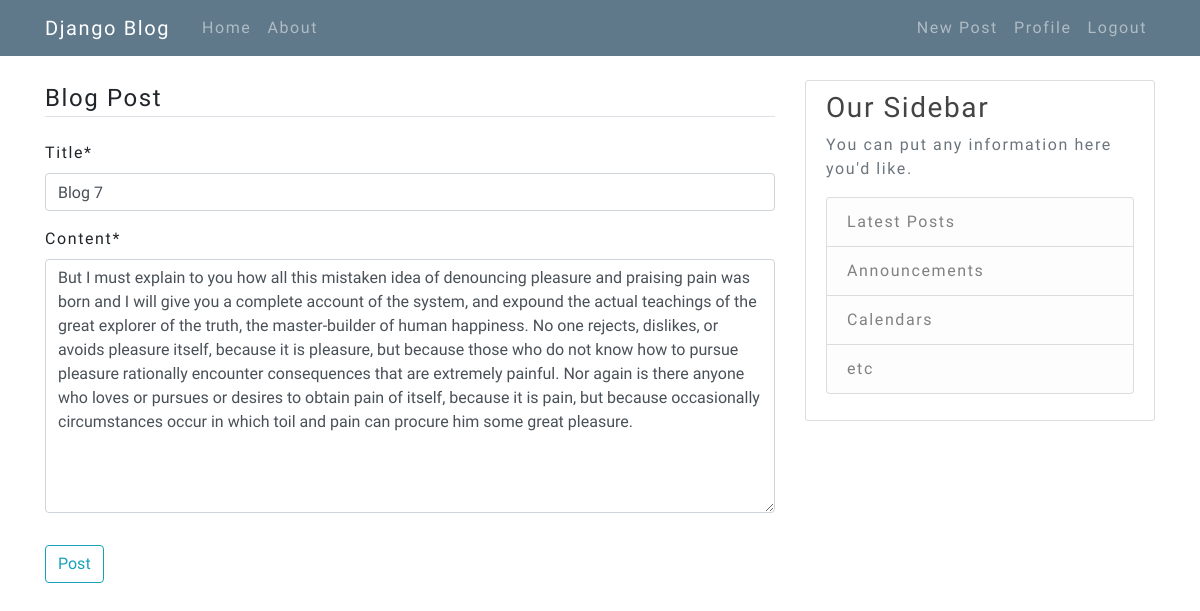
Screenshot of /post/10/update/ (signed in) with the database file from the repository.
### blog/models.py (models this page shows, shortened)
class Post(models.Model):
    title = models.CharField(max_length=100)
    content = models.TextField()
    date_posted = models.DateTimeField(default=timezone.now)
    author = models.ForeignKey(User,on_delete=models.CASCADE)

### blog/views.py (the view, shortened to what this page needs)
# urls.py: path('post/<int:pk>/update/',PostUpdateView.as_view(),name='post_update'), #post_form.html
class PostUpdateView(LoginRequiredMixin,UserPassesTestMixin,UpdateView):
    model = Post
    fields = ['title','content']
    def test_func(self):
        post = self.get_object()
        if self.request.user == post.author:
            return True
        return False

### blog/templates/blog/post_form.html (shortened to what this page needs)
{% extends 'blog/base.html' %}
{% load crispy_forms_tags %}
{% block content %}
<div class="content_section">
    <form method="post">
        <fieldset class="form-group">
            <legend class="border-bottom mb-4">Blog Post</legend>
            {{ form|crispy }}
        </fieldset>
        <div class="form-group">
            <button class="btn btn-outline-info" type="submit">Post</button>
        </div>
    </form>
</div>
{% endblock %}

### blog/static/blog/main.css (style rules this page uses)
body { background: #fafafa; color: #333333; margin-top: 5rem; }

### rows the page displays
Post: title "Blog 7", content "But I must explain to you how all this mistaken idea of denouncing pleasure and praising pain was born and I will give you a complete account of the system, and expound the actual teachings of the great explorer of the truth, the master-builder of human happiness. No one rejects, dislikes, or avoids pleasure itself, because it is pleasure, but because those who do not know how to pursue pleasure rationally encounter consequences that are extremely painful. Nor again is there anyone who loves or pursues or desires to obtain pain of itself, because it is pain, but because occasionally circumstances occur in which toil and pain can procure him some great pleasure."
